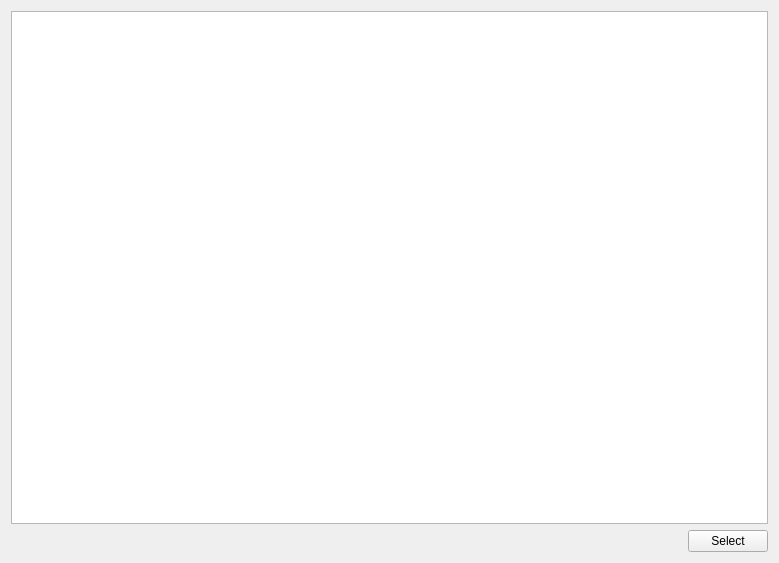
<?xml version="1.0" encoding="UTF-8"?>
<ui version="4.0">
 <class>SelectProcess</class>
 <widget class="QWidget" name="SelectProcess">
  <property name="windowModality">
   <enum>Qt::WindowModal</enum>
  </property>
  <property name="geometry">
   <rect>
    <x>0</x>
    <y>0</y>
    <width>779</width>
    <height>563</height>
   </rect>
  </property>
  <property name="cursor">
   <cursorShape>ArrowCursor</cursorShape>
  </property>
  <property name="windowTitle">
   <string>Select Process</string>
  </property>
  <property name="windowIcon">
   <iconset>
    <normaloff>../icons/Malware-icon.png</normaloff>../icons/Malware-icon.png</iconset>
  </property>
  <property name="styleSheet">
   <string notr="true">QTreeView {
    show-decoration-selected: 1;
    border-radius: 5px;
    padding: 1px;
    border: 1px solid rgb(170, 170, 170);
}

QTreeView::item {
     border: 1px solid rgb(170, 170, 170);
     border-top-color: transparent;
     border-bottom-color: transparent;
}

QTreeView::item:hover {
    background: qlineargradient(x1: 0, y1: 0, x2: 0, y2: 1, stop: 0 #e7effd, stop: 1 #cbdaf1);
    border: 1px solid #bfcde4;
}

QTreeView::item:selected {
    border: 1px solid #567dbc;
}

QTreeView::item:selected:active{
    background: qlineargradient(x1: 0, y1: 0, x2: 0, y2: 1, stop: 0 #6ea1f1, stop: 1 #567dbc);
}

QTreeView::item:selected:!active {
    background: qlineargradient(x1: 0, y1: 0, x2: 0, y2: 1, stop: 0 #6b9be8, stop: 1 #577fbf);
}

QTreeView::branch {
        background: palette(base);
}

QTreeView::branch:has-siblings:!adjoins-item {
        background: cyan;
}

QTreeView::branch:closed:has-children:has-siblings {
        background: pink;
}

QTreeView::branch:has-children:!has-siblings:closed {
        background: gray;
}

QTreeView::branch:open:has-children:has-siblings {
        background: magenta;
}

QTreeView::branch:open:has-children:!has-siblings {
        background: green;
}

QPushButton
{
background-color: rgb(225, 225, 225);
color: black;
border-radius: 5px;
border: 1px solid;
border-color: rgb(170, 170, 170);
padding: 7px;
}

font: 10pt &quot;MS Shell Dlg 2&quot;;</string>
  </property>
  <layout class="QVBoxLayout" name="verticalLayout">
   <item>
    <widget class="QTreeView" name="processView"/>
   </item>
   <item>
    <layout class="QHBoxLayout" name="horizontalLayout">
     <item>
      <spacer name="horizontalSpacer">
       <property name="orientation">
        <enum>Qt::Horizontal</enum>
       </property>
       <property name="sizeHint" stdset="0">
        <size>
         <width>40</width>
         <height>20</height>
        </size>
       </property>
      </spacer>
     </item>
     <item>
      <widget class="QPushButton" name="selectButton">
       <property name="cursor">
        <cursorShape>PointingHandCursor</cursorShape>
       </property>
       <property name="styleSheet">
        <string notr="true"/>
       </property>
       <property name="text">
        <string>Select</string>
       </property>
      </widget>
     </item>
    </layout>
   </item>
  </layout>
 </widget>
 <layoutdefault spacing="6" margin="11"/>
 <resources/>
 <connections/>
</ui>
